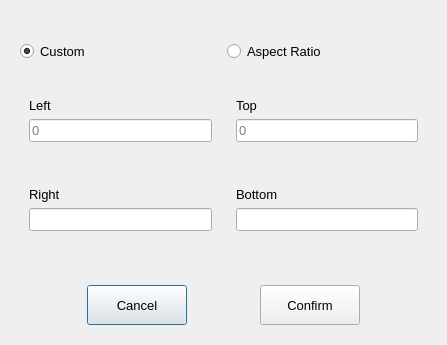
<?xml version="1.0" encoding="UTF-8"?>
<ui version="4.0">
 <class>CutDialog</class>
 <widget class="QDialog" name="CutDialog">
  <property name="geometry">
   <rect>
    <x>0</x>
    <y>0</y>
    <width>447</width>
    <height>345</height>
   </rect>
  </property>
  <property name="windowTitle">
   <string>Dialog</string>
  </property>
  <layout class="QVBoxLayout" name="verticalLayout">
   <item>
    <widget class="QFrame" name="frame">
     <property name="frameShape">
      <enum>QFrame::NoFrame</enum>
     </property>
     <property name="frameShadow">
      <enum>QFrame::Raised</enum>
     </property>
     <layout class="QGridLayout" name="gridLayout">
      <item row="2" column="0">
       <widget class="QFrame" name="frame_3">
        <property name="sizePolicy">
         <sizepolicy hsizetype="Preferred" vsizetype="Fixed">
          <horstretch>0</horstretch>
          <verstretch>0</verstretch>
         </sizepolicy>
        </property>
        <property name="frameShape">
         <enum>QFrame::NoFrame</enum>
        </property>
        <property name="frameShadow">
         <enum>QFrame::Raised</enum>
        </property>
        <layout class="QVBoxLayout" name="verticalLayout_2">
         <item>
          <widget class="QLabel" name="label">
           <property name="font">
            <font>
             <pointsize>10</pointsize>
            </font>
           </property>
           <property name="text">
            <string>Right</string>
           </property>
          </widget>
         </item>
         <item>
          <widget class="QLineEdit" name="width">
           <property name="font">
            <font>
             <pointsize>10</pointsize>
            </font>
           </property>
          </widget>
         </item>
        </layout>
       </widget>
      </item>
      <item row="2" column="1">
       <widget class="QFrame" name="frame_4">
        <property name="sizePolicy">
         <sizepolicy hsizetype="Preferred" vsizetype="Fixed">
          <horstretch>0</horstretch>
          <verstretch>0</verstretch>
         </sizepolicy>
        </property>
        <property name="frameShape">
         <enum>QFrame::NoFrame</enum>
        </property>
        <property name="frameShadow">
         <enum>QFrame::Raised</enum>
        </property>
        <layout class="QVBoxLayout" name="verticalLayout_3">
         <item>
          <widget class="QLabel" name="label_2">
           <property name="font">
            <font>
             <pointsize>10</pointsize>
            </font>
           </property>
           <property name="text">
            <string>Bottom</string>
           </property>
          </widget>
         </item>
         <item>
          <widget class="QLineEdit" name="height">
           <property name="font">
            <font>
             <pointsize>10</pointsize>
            </font>
           </property>
          </widget>
         </item>
        </layout>
       </widget>
      </item>
      <item row="0" column="1">
       <widget class="QRadioButton" name="aspect">
        <property name="font">
         <font>
          <pointsize>10</pointsize>
         </font>
        </property>
        <property name="text">
         <string>Aspect Ratio</string>
        </property>
       </widget>
      </item>
      <item row="0" column="0">
       <widget class="QRadioButton" name="custom">
        <property name="font">
         <font>
          <pointsize>10</pointsize>
         </font>
        </property>
        <property name="text">
         <string>Custom</string>
        </property>
        <property name="checked">
         <bool>true</bool>
        </property>
       </widget>
      </item>
      <item row="1" column="0">
       <widget class="QFrame" name="frame_5">
        <property name="sizePolicy">
         <sizepolicy hsizetype="Preferred" vsizetype="Fixed">
          <horstretch>0</horstretch>
          <verstretch>0</verstretch>
         </sizepolicy>
        </property>
        <property name="frameShape">
         <enum>QFrame::NoFrame</enum>
        </property>
        <property name="frameShadow">
         <enum>QFrame::Raised</enum>
        </property>
        <layout class="QVBoxLayout" name="verticalLayout_6">
         <item>
          <widget class="QLabel" name="label_5">
           <property name="font">
            <font>
             <pointsize>10</pointsize>
            </font>
           </property>
           <property name="text">
            <string>Left</string>
           </property>
          </widget>
         </item>
         <item>
          <widget class="QLineEdit" name="startX">
           <property name="font">
            <font>
             <pointsize>10</pointsize>
            </font>
           </property>
           <property name="placeholderText">
            <string>0</string>
           </property>
          </widget>
         </item>
        </layout>
       </widget>
      </item>
      <item row="1" column="1">
       <widget class="QFrame" name="frame_6">
        <property name="sizePolicy">
         <sizepolicy hsizetype="Preferred" vsizetype="Fixed">
          <horstretch>0</horstretch>
          <verstretch>0</verstretch>
         </sizepolicy>
        </property>
        <property name="frameShape">
         <enum>QFrame::NoFrame</enum>
        </property>
        <property name="frameShadow">
         <enum>QFrame::Raised</enum>
        </property>
        <layout class="QVBoxLayout" name="verticalLayout_7">
         <item>
          <widget class="QLabel" name="label_6">
           <property name="font">
            <font>
             <pointsize>10</pointsize>
            </font>
           </property>
           <property name="text">
            <string>Top</string>
           </property>
          </widget>
         </item>
         <item>
          <widget class="QLineEdit" name="startY">
           <property name="font">
            <font>
             <pointsize>10</pointsize>
            </font>
           </property>
           <property name="placeholderText">
            <string>0</string>
           </property>
          </widget>
         </item>
        </layout>
       </widget>
      </item>
     </layout>
    </widget>
   </item>
   <item>
    <widget class="QFrame" name="frame_2">
     <property name="sizePolicy">
      <sizepolicy hsizetype="Preferred" vsizetype="Fixed">
       <horstretch>0</horstretch>
       <verstretch>0</verstretch>
      </sizepolicy>
     </property>
     <property name="styleSheet">
      <string notr="true">QPushButton:pressed{
	padding-top: 5px;
}

#btnCancel:hover{
	border: 2px solid red;
	border-radius: 3px;
}

#btnConfirm:hover{
	border: 2px solid green;
	border-radius: 3px;
}</string>
     </property>
     <property name="frameShape">
      <enum>QFrame::NoFrame</enum>
     </property>
     <property name="frameShadow">
      <enum>QFrame::Raised</enum>
     </property>
     <layout class="QHBoxLayout" name="horizontalLayout">
      <item>
       <widget class="QPushButton" name="btnCancel">
        <property name="minimumSize">
         <size>
          <width>100</width>
          <height>40</height>
         </size>
        </property>
        <property name="maximumSize">
         <size>
          <width>100</width>
          <height>40</height>
         </size>
        </property>
        <property name="font">
         <font>
          <pointsize>10</pointsize>
         </font>
        </property>
        <property name="styleSheet">
         <string notr="true"/>
        </property>
        <property name="text">
         <string>Cancel</string>
        </property>
       </widget>
      </item>
      <item>
       <widget class="QPushButton" name="btnConfirm">
        <property name="minimumSize">
         <size>
          <width>100</width>
          <height>40</height>
         </size>
        </property>
        <property name="maximumSize">
         <size>
          <width>100</width>
          <height>40</height>
         </size>
        </property>
        <property name="font">
         <font>
          <pointsize>10</pointsize>
         </font>
        </property>
        <property name="styleSheet">
         <string notr="true"/>
        </property>
        <property name="text">
         <string>Confirm</string>
        </property>
       </widget>
      </item>
     </layout>
    </widget>
   </item>
  </layout>
 </widget>
 <resources/>
 <connections/>
</ui>
